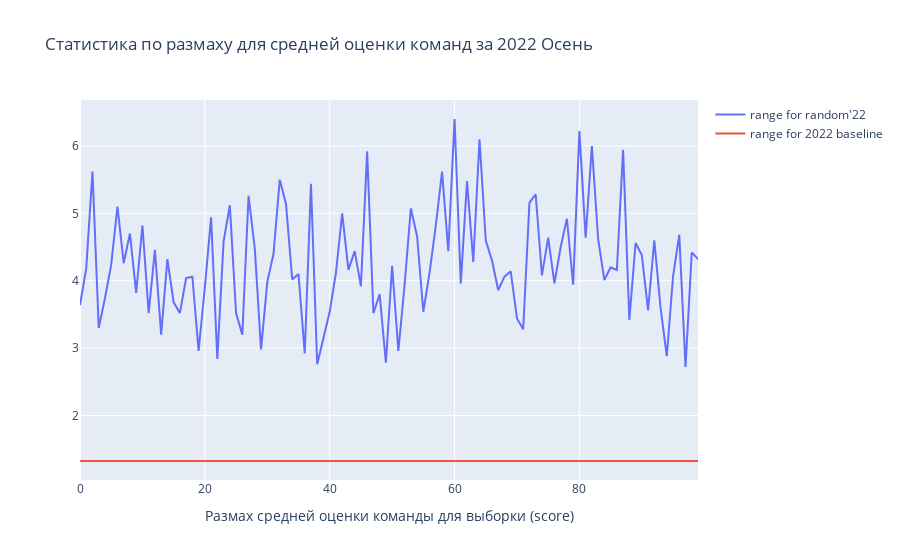

The notebook cell this image was saved under:
### Code cell
grapth = go.Figure()
grapth.add_trace(go.Scatter(x=list(stat_projects_22.keys()), y=[x[0][2] - x[0][3] for x in list(stat_projects_22.values())], mode='lines', name="range for random'22"))
#grapth.add_trace(go.Scatter(x=x, y=y, mode='lines', name="approximation of median for random'23"))
grapth.add_trace(go.Scatter(x=list(stat_projects_22.keys()), y=[max_baseline_22-min_baseline_22]*100, mode='lines', name="range for 2022 baseline"))

grapth.update_layout(title='Cтатистика по размаху для средней оценки команд за 2022 Осень', xaxis_title='Размах средней оценки команды для выборки (score)', yaxis_title='')

grapth.show()
